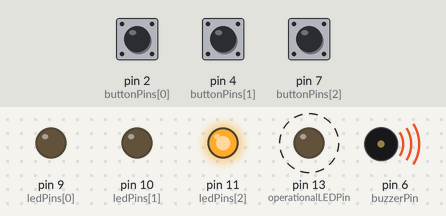
Recording of a sketch running on a simulated Arduino Uno, built with avr-gcc and run on an emulated ATmega328P. Parts: output pins drawn as LEDs (lit = HIGH), buzzer (waves = sounding). Dashed ring = blinking. The inputs (shaded band) are chosen by the test bench; at power-on: pin 2 (buttonPins[0]) HIGH, pin 4 (buttonPins[1]) HIGH, pin 7 (buttonPins[2]) HIGH.

Above: at 8.3 s.
8.9 s: pin 2 (buttonPins[0]) pulled LOW for 1 s
At 9.2 s:
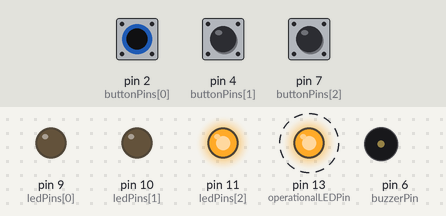
At 21.8 s:
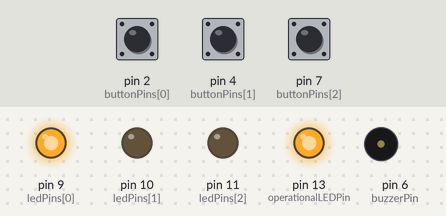
Timing chart, 0 to 23.3 s (numbered marks = the images above; inputs shaded):
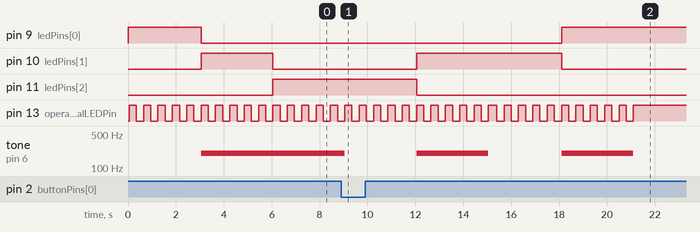

Measured:
- after the input at 8.9 s, tone on pin 6 (buzzerPin): 200 Hz → silent after 6.2 s, → 200 Hz 3.1 s later, → silent 3.0 s later
- by itself, pin 13 (operationalLEDPin): alternates HIGH for 0.30 s and LOW for 0.30 s, 41 changes in all, then stays HIGH

The sketch:

HomeworkTwo.ino
```cpp
// Constants for pin numbers and floor count
const int ledPins[] = {9, 10, 11};
const int buttonPins[] = {2, 4, 7};
const int buzzerPin = 6;
const int operationalLEDPin = 13;
const int floorCount = 3;

// Arrays to store LED and button states
int ledState[] = {LOW, LOW, LOW};
int buttonState[] = {LOW, LOW, LOW};
int lastButtonState[] = {LOW, LOW, LOW};

// Variables for debouncing button presses
unsigned long lastDebounceTime[] = {0, 0, 0};
unsigned long debounceDelay = 50;

// Variables to track elevator state
int currentFloor = 0;
bool isMoving = false;

// Variables to control the buzzer
unsigned long buzzerStartTime = 0;
unsigned long buzzerDuration = 0;
bool buzzerActive = false;

// Setup function to initialize pin modes
void setup() {
  pinMode(operationalLEDPin, OUTPUT);
  pinMode(buzzerPin, OUTPUT);
  for (int i = 0; i < floorCount; i++) {
    pinMode(ledPins[i], OUTPUT);
    pinMode(buttonPins[i], INPUT_PULLUP);
  }
  updateLEDs();
}

// Main loop function
void loop() {
  checkButtons();
}

// Function to check button presses and debounce
void checkButtons() {
  for (int i = 0; i < floorCount; i++) {
    int reading = digitalRead(buttonPins[i]);

    if (reading != lastButtonState[i]) {
      lastDebounceTime[i] = millis();
    }

    if ((millis() - lastDebounceTime[i]) > debounceDelay) {
      if (reading != buttonState[i]) {
        buttonState[i] = reading;

        if (buttonState[i] == HIGH) {
          if (!isMoving) {
            moveElevator(i);
          }
        }
      }
    }

    lastButtonState[i] = reading;
  }
}

// Function to move the elevator to the target floor
void moveElevator(int targetFloor) {
  if (!isMoving && currentFloor != targetFloor) {
    isMoving = true;
    unsigned long previousMillis = millis();
    const unsigned long floorDelay = 2500;
    bool destinationReached = false;
    bool addedDelay = false;  // Flag to track if the delay has been added

    while (!destinationReached) {
      pulseOperationalLED();

      unsigned long currentMillis = millis();

      if (currentMillis - previousMillis >= floorDelay) {
        previousMillis = currentMillis;

        if (currentFloor < targetFloor || currentFloor > targetFloor) {
          currentFloor += (targetFloor > currentFloor) ? 1 : -1; //if the floor is higher go up else go down
          activateBuzzer();//play the going up sound
        } else {
          noTone(buzzerPin);
          destinationReached = true;
          digitalWrite(operationalLEDPin, HIGH);//the led must remain high after it has reached the floor.
          activateBuzzerFinale();//play open door sound
        }
        updateLEDs();
      }

      if (!addedDelay && (currentMillis - previousMillis) >= 500) {
        addedDelay = true;
      }
    }
    if (addedDelay) {
      isMoving = false;
      noTone(buzzerPin);//stop the open door sound;
    }
  }
}

// Function to activate the buzzer with a tone while the elevetor is not on the current floor
void activateBuzzer() {
  tone(buzzerPin, 200);
}

// Function to activate the buzzer for a finale sound of the doors opening
void activateBuzzerFinale() {
  if (!buzzerActive) {
    buzzerStartTime = millis();
    buzzerDuration = 300;
    buzzerActive = true;
    tone(buzzerPin, 400);
  }

  if (millis() - buzzerStartTime >= buzzerDuration) {
    buzzerActive = false;
  }
}

// Function to pulse the operational LED
void pulseOperationalLED() {
  unsigned long startTime = millis();
  int pulseDuration = 600;
  int pulseInterval = 300;
  //duration of the operationalLEDPin pulsing
  while (millis() - startTime < pulseDuration) {
    if (millis() - startTime < pulseInterval) {
      digitalWrite(operationalLEDPin, HIGH);
    } else {
      digitalWrite(operationalLEDPin, LOW);
    }
  }

  digitalWrite(operationalLEDPin, LOW);
}

// Function to update the LED display based on the current floor
void updateLEDs() {
  for (int i = 0; i < floorCount; i++) {
    digitalWrite(ledPins[i], (i == currentFloor) ? HIGH : LOW);
  }
}
```
